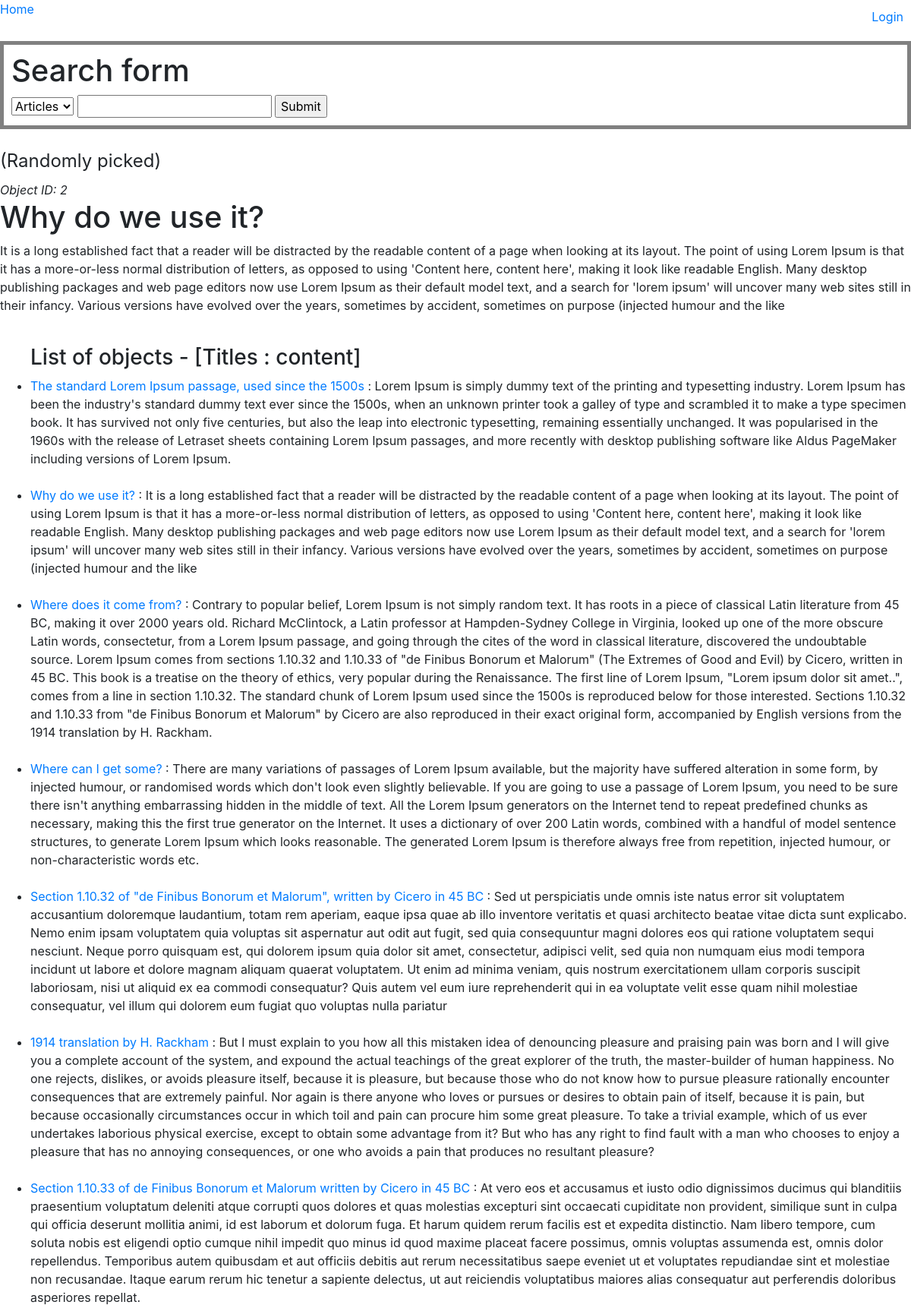
The page / (upper part) on the database its author committed.
### articles/models.py (models this page shows, shortened)
class Article(models.Model):
    user = models.ForeignKey(User, blank=True, null=True, on_delete=models.SET_NULL)
    title = models.CharField(max_length=220)
    content = models.TextField()
    slug = models.SlugField(unique=True, null=True, blank=True, max_length=150)
    timestamp = models.DateTimeField(auto_now_add=True)
    updated = models.DateTimeField(auto_now=True)
    publish = models.DateField(null=True, blank=True, auto_now=False, auto_now_add=False)
    objects = ArticleManager()
    def get_absolute_url(self):
        return reverse('articles:detail', kwargs={"slug": self.slug})

### config/views.py (the view)
# urls.py: path('', home_view),
def home_view(request):
    random_id = random.randint(1,3)
    article_obj = Article.objects.get(id=random_id)
    article_queryset = Article.objects.all()
    context = {
        "object": article_obj,
        "object_list": article_queryset,
        "id": random_id,
        "title": article_obj.title,
        "content": article_obj.content,
    }
    HTML_STRING = render_to_string("home-view.html", context)
    return HttpResponse(HTML_STRING)

### articles/models.py (called while the page is built)
    def get_queryset(self):
        return ArticleQuerySet(self.model, using=self._db)

### templates/home-view.html
{% extends 'base.html' %}
{% block content %}
<legend> (Randomly picked)</legend>
<i> Object ID: {{id}}</i>
<h1>{{title}}</h1>
<p>{{content}}</p>
<br>
<ul>
    <h3>List of objects - [Titles : content]</h3>
    {% for object in object_list %}
        {% if object.title %}
        <li><a href="{{ object.get_absolute_url }}">{{ object.title }}</a> : {{ object.content }}</li><br>
        {% endif %}
    {% endfor %}
</ul>
{% endblock %}

### rows shown on the page
Article: title "Why do we use it?", content "It is a long established fact that a reader will be distracted by the readable content of a page when looking at its layout. The point of using Lorem Ipsum is that it has a more-or-less normal distribution of letters, as opposed to using 'Content here, content here', making it look like readable English. Many desktop publishing packages and web page editors now use Lorem Ipsum as their default model text, and a search for 'lorem ipsum' will uncover many web sites still in their infancy. Various versions have evolved over the years, sometimes by accident, sometimes on purpose (injected humour and the like"
Article: title "The standard Lorem Ipsum passage, used since the 1500s", content "Lorem Ipsum is simply dummy text of the printing and typesetting industry. Lorem Ipsum has been the industry's standard dummy text ever since the 1500s, when an unknown printer took a galley of type and scrambled it to make a type specimen book. It has survived not only five centuries, but also the leap into electronic typesetting, remaining essentially unchanged. It was popularised in the 1960s with the release of Letraset sheets containing Lorem Ipsum passages, and more recently with desktop publishing software like Aldus PageMaker including versions of Lorem Ipsum."
Article: title "Where does it come from?", content "Contrary to popular belief, Lorem Ipsum is not simply random text. It has roots in a piece of classical Latin literature from 45 BC, making it over 2000 years old. Richard McClintock, a Latin professor at Hampden-Sydney College in Virginia, looked up one of the more obscure Latin words, consectetur, from a Lorem Ipsum passage, and going through the cites of the word in classical literature, discovered the undoubtable source. Lorem Ipsum comes from sections 1.10.32 and 1.10.33 of \"de Finibus Bonorum et Malorum\" (The Extremes of Good and Evil) by Cicero, written in 45 BC. This book is a treatise on the theory of ethics, very popular during the Renaissance. The first line of Lorem Ipsum,…"
Article: title "Where can I get some?", content "There are many variations of passages of Lorem Ipsum available, but the majority have suffered alteration in some form, by injected humour, or randomised words which don't look even slightly believable. If you are going to use a passage of Lorem Ipsum, you need to be sure there isn't anything embarrassing hidden in the middle of text. All the Lorem Ipsum generators on the Internet tend to repeat predefined chunks as necessary, making this the first true generator on the Internet. It uses a dictionary of over 200 Latin words, combined with a handful of model sentence structures, to generate Lorem Ipsum which looks reasonable. The generated Lorem Ipsum is therefore always free from…"
Article: title "Section 1.10.32 of \"de Finibus Bonorum et Malorum\", written by Cicero in 45 BC", content "Sed ut perspiciatis unde omnis iste natus error sit voluptatem accusantium doloremque laudantium, totam rem aperiam, eaque ipsa quae ab illo inventore veritatis et quasi architecto beatae vitae dicta sunt explicabo. Nemo enim ipsam voluptatem quia voluptas sit aspernatur aut odit aut fugit, sed quia consequuntur magni dolores eos qui ratione voluptatem sequi nesciunt. Neque porro quisquam est, qui dolorem ipsum quia dolor sit amet, consectetur, adipisci velit, sed quia non numquam eius modi tempora incidunt ut labore et dolore magnam aliquam quaerat voluptatem. Ut enim ad minima veniam, quis nostrum exercitationem ullam corporis suscipit laboriosam, nisi ut aliquid ex ea commodi…"
Article: title "1914 translation by H. Rackham", content "But I must explain to you how all this mistaken idea of denouncing pleasure and praising pain was born and I will give you a complete account of the system, and expound the actual teachings of the great explorer of the truth, the master-builder of human happiness. No one rejects, dislikes, or avoids pleasure itself, because it is pleasure, but because those who do not know how to pursue pleasure rationally encounter consequences that are extremely painful. Nor again is there anyone who loves or pursues or desires to obtain pain of itself, because it is pain, but because occasionally circumstances occur in which toil and pain can procure him some great pleasure. To take a trivial example,…"
Article: title "Section 1.10.33 of de Finibus Bonorum et Malorum written by Cicero in 45 BC", content "At vero eos et accusamus et iusto odio dignissimos ducimus qui blanditiis praesentium voluptatum deleniti atque corrupti quos dolores et quas molestias excepturi sint occaecati cupiditate non provident, similique sunt in culpa qui officia deserunt mollitia animi, id est laborum et dolorum fuga. Et harum quidem rerum facilis est et expedita distinctio. Nam libero tempore, cum soluta nobis est eligendi optio cumque nihil impedit quo minus id quod maxime placeat facere possimus, omnis voluptas assumenda est, omnis dolor repellendus. Temporibus autem quibusdam et aut officiis debitis aut rerum necessitatibus saepe eveniet ut et voluptates repudiandae sint et molestiae non recusandae. Itaque…"

### other values the page prints
{{ id }} "2"
